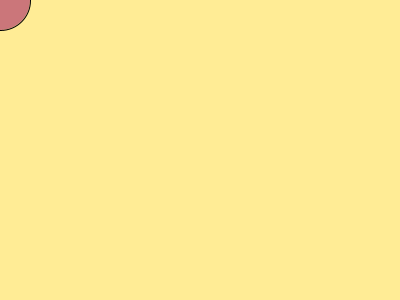
Frame 1 (no input)
Frame 60 (the mouse pressed at the canvas centre just before this capture): identical to frame 1, image omitted
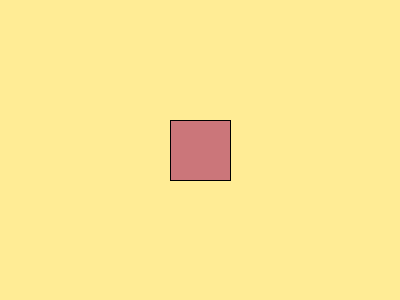
Frame 120 (the mouse held since frame 60 and released just before this capture)

The Processing sketch that drew these frames (run headless with seeded random() and noise(); from frame 60 on, the mouse is pressed at the canvas centre):

// Processing sketch: ShapeSwitcher
// ── ShapeSwitcher.pde
void setup()
{
  size(400, 300);
  fill(203, 118, 122);
}

void draw()
{
  background(255, 236, 149);

  if (mouseX<width/2) {
    circle (mouseX, mouseY, 60);
  } else {
    rectMode(CENTER);
    rect(mouseX, mouseY, 60, 60);
  }
}
